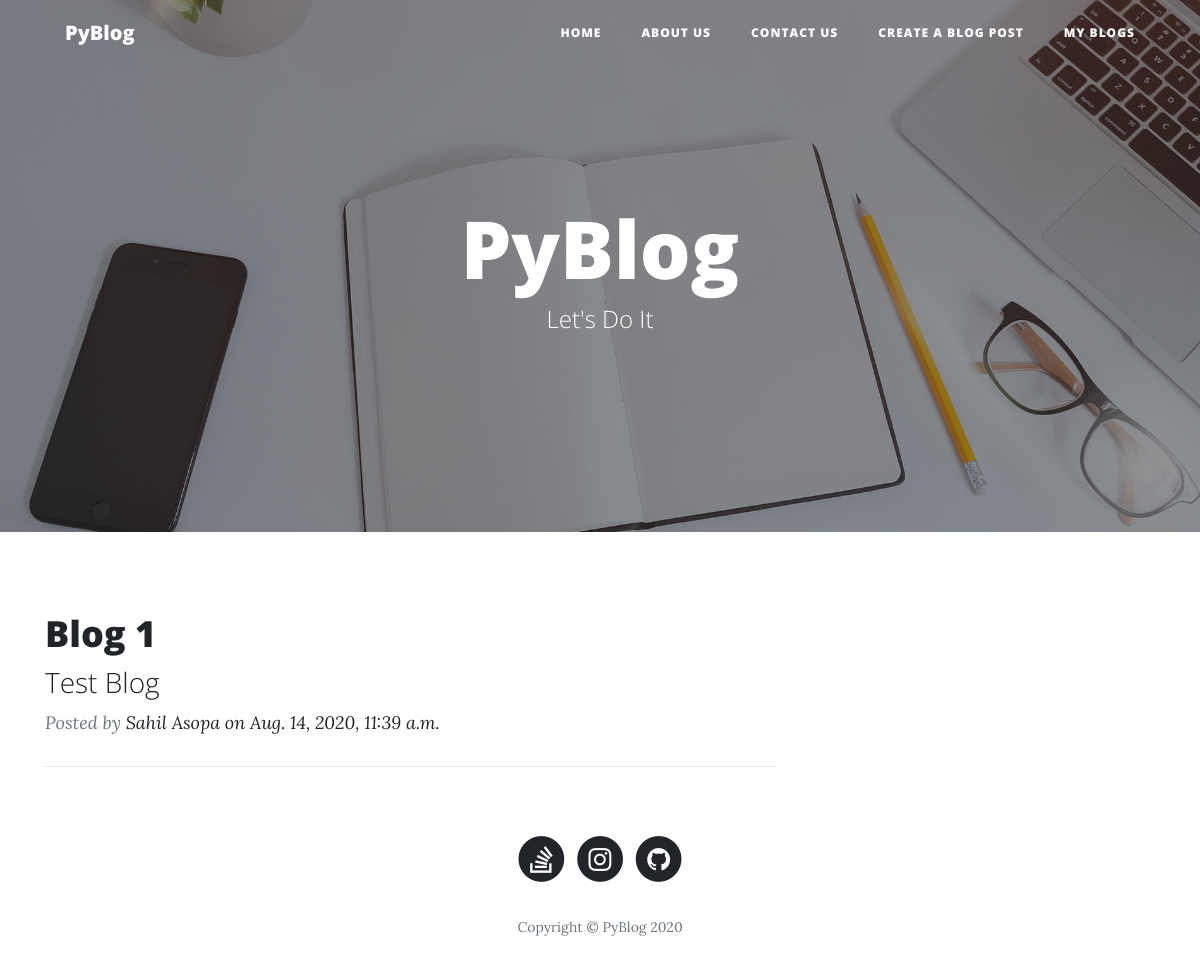
The page / on the database its author committed.
### Blogsite/models.py (models this page shows, shortened)
class Blog(models.Model):
    user = models.ForeignKey(BlogUser, on_delete=models.CASCADE)
    heading = models.CharField(max_length=100)
    blog = models.TextField()
    image = models.ImageField(blank=True, null=True, upload_to='media' ,)
    uploaded_on = models.DateTimeField(auto_now=True)
    def get_absolute_url(self):
        return f"/post/{self.id}/"

class BlogUser(models.Model):
    user = models.OneToOneField(User, on_delete=models.CASCADE)
    full_name = models.CharField(max_length=52)
    username = models.CharField(unique=True, max_length=15)
    email = models.EmailField(blank=True)
    def __str__(self):
        return self.full_name

### Blogsite/views.py (the view)
# urls.py: path('', views.home),
def home(request):
    user = BlogUser.objects.all()
    blog = Blog.objects.all().order_by('-id')[:10]
    context = {
        'user': user,
        'blog': blog,
    }
    return render(request, 'index.html', context)

### templates/index.html (shortened to what this page needs)
{% load static %}
<html>
<head>
    <link rel="stylesheet" href="{% static 'assets/bootstrap/css/bootstrap.min.css' %}">
    <link rel="stylesheet" href="{% static 'assets/fonts/font-awesome.min.css' %}">
</head>
<body>
<nav class="navbar navbar-light navbar-expand-lg fixed-top" id="mainNav">
    <div class="container"><a class="navbar-brand" href="/">PyBlog</a>
        <div class="collapse navbar-collapse" id="navbarResponsive">
            <ul class="nav navbar-nav ml-auto">
                <li class="nav-item" role="presentation"><a class="nav-link" href="/">Home</a></li>
                <li class="nav-item" role="presentation"><a class="nav-link" href="/about">About us</a></li>
                <li class="nav-item" role="presentation"><a class="nav-link" href="/contact">Contact us</a></li>
                <li class="nav-item" role="presentation"><a class="nav-link" href="/new/post">Create a Blog Post</a>
                <li class="nav-item" role="presentation"><a class="nav-link" href="/my/blogs">My Blogs</a>
            </ul>
        </div>
    </div>
</nav>
<header class="masthead" style='background-image:url("{% static 'assets/img/home-bg.jpg' %}");'>
    <div class="overlay"></div>
    <div class="container">
        <div class="row">
            <div class="col-md-10 col-lg-8 mx-auto">
                <div class="site-heading">
                    <h1>PyBlog</h1><span class="subheading">Let's Do It</span></div>
            </div>
        </div>
    </div>
</header>
<div class="container">
{% if blog %}
    {% for blog in blog %}
        <div class="row">
            <div class="col-md-10 col-lg-8">
                <div class="post-preview">
                    <a href="{{ blog.get_absolute_url }}">
                        <h2 class="post-title">{{ blog.heading }}</h2>
                        <h3 class="post-subtitle">{{ blog.blog|truncatewords:15 }}</h3>
                    </a>
                    <p class="post-meta">Posted by&nbsp;<a href="#">{{ blog.user }} on {{ blog.uploaded_on }}</a></p>
                </div>
                <hr>
            </div>
        </div>
    {% endfor %}
{% else %}
<h3> Oops We Currently Have No Blogs! <a href="/new/post"> Click Here To Create One</a></h3>
{% endif %}
</div>
<footer>
    <div class="container">
        <div class="row">
            <div class="col-md-10 col-lg-8 mx-auto">
                <ul class="list-inline text-center">
                    <a href="https://stackoverflow.com/users/13780862/sahil-asopa"><li class="list-inline-item"><span class="fa-stack fa-lg"><i class="fa fa-circle fa-stack-2x"></i><i
                            class="fa fa-stack-overflow fa-stack-1x fa-inverse"></i></span></li></a>
                    <a href="https://www.instagram.com/pip_install_programming/"><li class="list-inline-item"><span class="fa-stack fa-lg"><i class="fa fa-circle fa-stack-2x"></i><i
                            class="fa fa-instagram fa-stack-1x fa-inverse"></i></span></li></a>
                    <a href="https://github.com/sahilasopa"> <li class="list-inline-item" ><span class="fa-stack fa-lg"><i class="fa fa-circle fa-stack-2x"></i><i
                            class="fa fa-github fa-stack-1x fa-inverse"></i></span></li></a>
                </ul>
                <p class="text-muted copyright">Copyright&nbsp;©&nbsp;PyBlog 2020</p>
            </div>
        </div>
    </div>
</footer>
</body>
</html>

### rows shown on the page
Blog: heading "Blog 1", blog "Test Blog", user "Sahil Asopa", uploaded_on "Aug. 14, 2020, 11:39 a.m."
